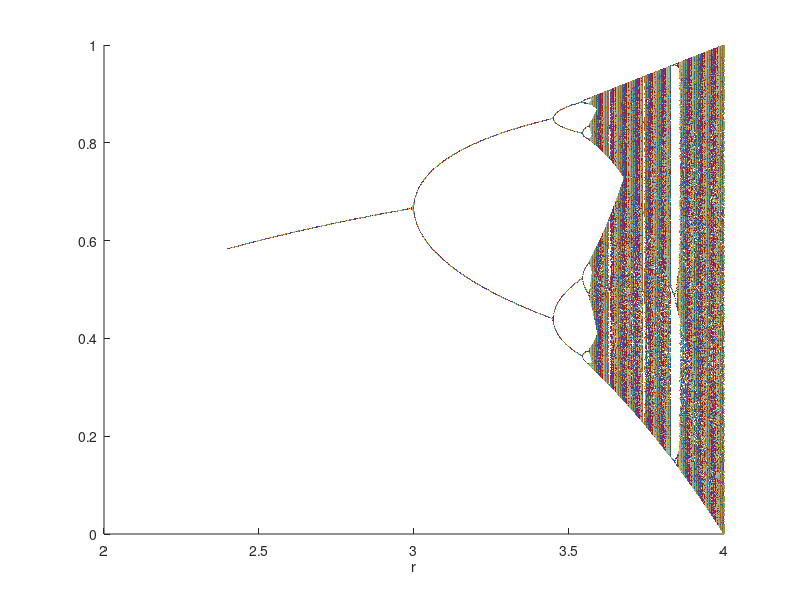

Write the MATLAB code that produced this figure.
clear all
tot_steps = 1000 ;
r_min = 2.4;
r_max = 4.0 ;
r_intv=0.001 ;
r_num = int16( (r_max-r_min)/r_intv + 1) ;
x = zeros(r_num,tot_steps+1) ;

x(:,1) = 0.49 ;
r = r_min ;
figure; hold on;
for k = 0:r_num-1
    for n = 1:tot_steps
        x(k+1,n+1) = r*x(k+1,n)*(1-x(k+1,n) ) ;
    end
    plot(ones(1,600).*r,x(k+1,401:1000),'.','MarkerSize',2)
    r = r + r_intv ;
end
hold off;
xlabel('r')
